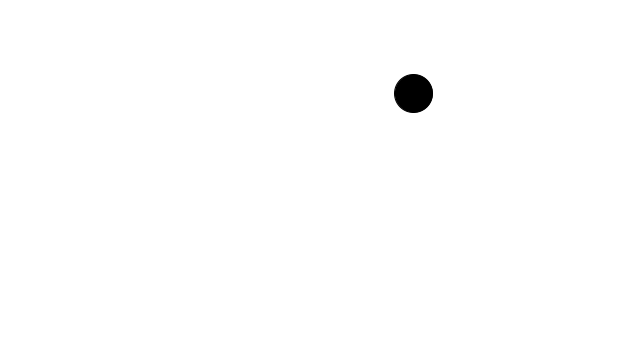
Frame 1 (no input)
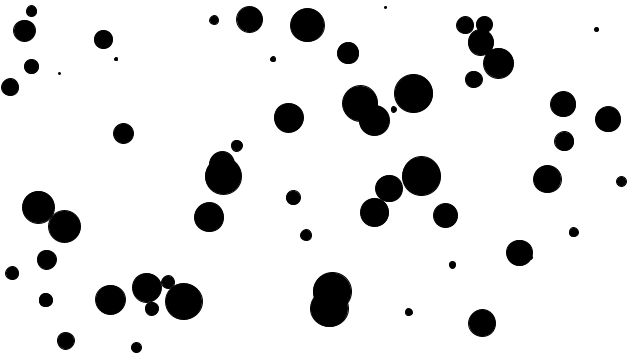
Frame 60 (the mouse pressed at the canvas centre just before this capture)
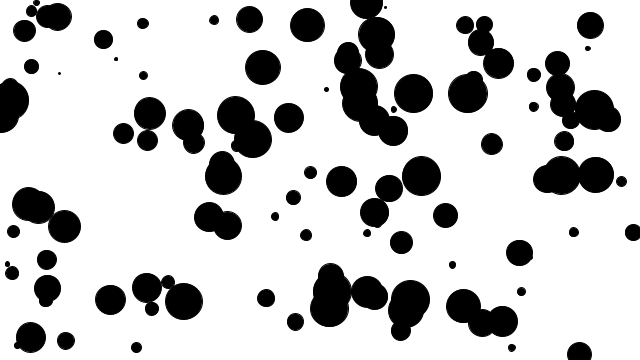
Frame 120 (the mouse held since frame 60 and released just before this capture)

The Processing sketch that drew these frames (run headless with seeded random() and noise(); from frame 60 on, the mouse is pressed at the canvas centre):

// Processing sketch: circle_painting
// ── circle_painting.pde
float x ;
float y ;
float circ;

void setup(){
  size(640,360);
  background(255,255,255);
}

void draw(){
  x = random(width);
  y = random(height);
  circ = random(1,40);
  fill(0,0,0);
  circle(x,y,circ);
  
  
}
